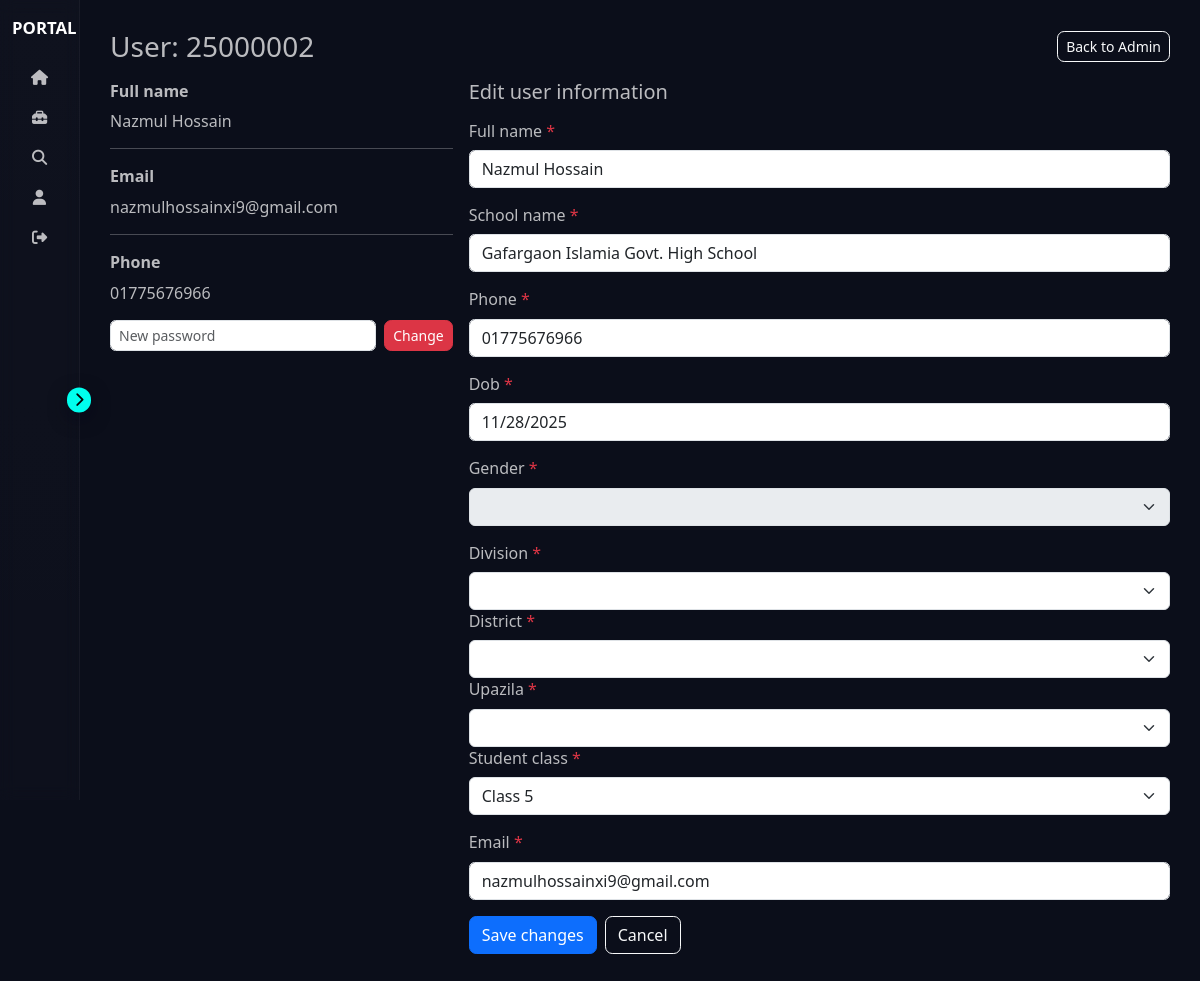
The page /profile/25000002/ (signed in) on the database its author committed.
### Registration/models.py (models this page shows, shortened)
class Student(models.Model):
    user = models.OneToOneField(
        User,
        on_delete=models.CASCADE,
        related_name="student_profile"
    )
    full_name = models.CharField(max_length=200, default="Unknown")
    school_name = models.CharField(max_length=200, default="Not Provided")
    phone = models.CharField(max_length=20, default="N/A")
    division = models.CharField(max_length=100, default="Not Selected")
    district = models.CharField(max_length=100, default="Not Selected")
    upazila = models.CharField(max_length=100, default="Not Selected")
    gender = models.CharField(max_length=20, default="Not Specified")
    student_class = models.CharField(max_length=20, default="Unknown")
    category_name = models.CharField(max_length=50, default="Unknown")
    dob = models.DateField(default=timezone.now)  # Prevent migration error
    created_at = models.DateTimeField(auto_now_add=True)
    updated_at = models.DateTimeField(auto_now=True)

### Registration/views.py (the view)
# urls.py: path("profile/<str:username>/", views.admin_profile_view, name="admin_profile"),
@login_required
def admin_profile_view(request, username):
    if not (request.user.is_staff or request.user.is_superuser):
        return HttpResponseForbidden("Admin area")
    user = get_object_or_404(User, username=username)
    student = get_object_or_404(Student, user=user)
    form = None
    if request.method == "POST":
        if "new_password" in request.POST and request.POST.get("new_password"):
            new_password = request.POST.get("new_password")
            user.set_password(new_password)
            user.save()
            messages.success(request, f"Password updated for {user.username}")
            return redirect("app:admin_profile", username=user.username)
        form = ExistingUserUpdateForm(request.POST, instance=student)
        if form.is_valid():
            try:
                with transaction.atomic():
                    user.email = form.cleaned_data.get("email", user.email)
                    user.save()
                    student = form.save(commit=False)
                    class_mapping = {
                        "3": "Primary", "4": "Primary", "5": "Primary",
                        "6": "Junior", "7": "Junior", "8": "Junior",
                        "9": "Secondary", "10": "Secondary",
                        "11": "Higher Secondary", "12": "Higher Secondary",
                    }
                    student.category_name = class_mapping.get(form.cleaned_data.get("student_class"), student.category_name)
                    student.save()
                    try:
                        year0 = active_year()
                    except Exception:
                        year0 = None
                    def update_year_model_for(year):
                        if not year:
                            return
                        try:
                            YM = get_year_model(year)
                            if not YM:
                                return
                            objs = YM.objects.filter(username=user.username)
                            for obj in objs:
                                obj.email = user.email
                                obj.school_name = student.school_name
                                if hasattr(obj, "student_id") or hasattr(obj, "student"):
                                    try:
                                        obj.student = student
                                    except Exception:
                                        pass
                                obj.save()
                        except Exception:
                            pass
                    if year0 is not None:
                        update_year_model_for(year0)
                    try:
                        if year0 is not None:
                            update_year_model_for(year0 - 1)
                    except Exception:
                        pass
                messages.success(request, f"Updated user {user.username}")
            except Exception as e:
                messages.error(request, f"Failed to update user: {e}")
                return redirect("app:admin_profile", username=user.username)
            return redirect("app:admin_profile", username=user.username)
        else:
            messages.error(request, "Form validation failed.")
    else:
        form = ExistingUserUpdateForm(instance=student)
        form.fields["email"].initial = user.email
    form.fields['division'].choices = [("", "-- Select Division --")] + [(d, d) for d in DIVISION_LIST]
    if student.division in GEOGRAPHY_DATA:
        districts = list(GEOGRAPHY_DATA[student.division].keys())
        form.fields['district'].choices = [("", "-- Select District --")] + [(d, d) for d in districts]
    if student.division in GEOGRAPHY_DATA and student.district in GEOGRAPHY_DATA[student.division]:
        upazilas = GEOGRAPHY_DATA[student.division][student.district]
        form.fields['upazila'].choices = [("", "-- Select Upazila --")] + [(u, u) for u in upazilas]
    students = Student.objects.all()
    context = {
        "years": sorted({active_year(), active_year() - 1, active_year() - 2}, reverse=True),
        "divisions": students.exclude(division="Not Selected")
                             .values_list("division", flat=True)
                             .distinct(),
        "districts": students.exclude(district="Not Selected")
                             .values_list("district", flat=True)
                             .distinct(),
        "upazilas": students.exclude(upazila="Not Selected")
                            .values_list("upazila", flat=True)
                            .distinct(),
    }
    context = {
        "target_user": user,
        "profile_info": student,
        "form": form,
        "years": sorted({active_year(), active_year() - 1, active_year() - 2}, reverse=True),
        "divisions": students.exclude(division="Not Selected")
                             .values_list("division", flat=True)
                             .distinct(),
        "districts": students.exclude(district="Not Selected")
                             .values_list("district", flat=True)
                             .distinct(),
        "upazilas": students.exclude(upazila="Not Selected")
                            .values_list("upazila", flat=True)
                            .distinct(),
    }
    return render(request, "admin/profile.html", context)

### Registration/models.py (called while the page is built)
def active_year():
    return getattr(settings, "ACTIVE_YEAR", timezone.now().year)

### Registration/templates/admin/profile.html (shortened to what this page needs)
{% extends "base.html" %}
{% block content %}
<div class="py-0">
  <div class="d-flex justify-content-between align-items-center mb-3">
    <h3 class="mb-0">User: <span class="muted">{{ target_user.username }}</span></h3>
    <div>
      <a href="{% url 'app:admin_view' %}" class="btn btn-outline-light btn-sm">Back to Admin</a>
    </div>
  </div>
  <div class="row g-3">
    <div class="col-md-4">
      <div class="glass-card card-padded mb-3">
        <div class="fw-semibold form-label">Full name</div>
        <div class="muted">{{ profile_info.full_name }}</div>
        <hr class="bg-light">
        <div class="fw-semibold form-label">Email</div>
        <div class="muted">{{ target_user.email }}</div>
        <hr class="bg-light">
        <div class="fw-semibold form-label">Phone</div>
        <div class="muted">{{ profile_info.phone }}</div>
      </div>
      <div class="glass-card card-padded">
        <form method="post" class="d-flex gap-2">
          <input name="new_password" class="form-control form-control-sm glass-input" placeholder="New password" autocomplete="new-password">
          <button class="btn btn-sm btn-danger">Change</button>
        </form>
      </div>
    </div>
    <div class="col-md-8">
      <div class="glass-card card-padded">
        <h5 class="mb-3">Edit user information</h5>
        <form method="post" novalidate>
          {% for field in form.visible_fields %}
            <div class="mb-3">
              <label class="form-label" for="{{ field.id_for_label }}">
                {{ field.label }}{% if field.field.required %} <span class="text-danger">*</span>{% endif %}
              </label>
              {% if field.name in "division,district,upazila" %}
                {{ field }}
              {% else %}
                {% if field.field.widget.attrs.class %}
                {{ field }}
              {% endif %}
            </div>
            {% endif %}
          {% endfor %}
          <div class="d-flex gap-2">
            <button class="btn btn-primary">Save changes</button>
            <a href="{% url 'app:admin_view' %}" class="btn btn-outline-light">Cancel</a>
          </div>
        </form>
      </div>
    </div>
  </div>
</div>
{% endblock %}

### static/css/base.css (style rules this page uses)
:root { --bg-900: #0b0e1a; --panel-800: rgba(255, 255, 255, 0.04); --muted: rgba(255, 255, 255, 0.72); --accent: #4d9bff; --accent-opaque: rgba(77, 155, 255, 0.12); --sp-xxs: 0.25rem; --sp-xs: 0.5rem; --sp-sm: 0.75rem; --sp-md: 1rem; --sp-lg: 1.5rem; --sp-xl: 2rem; --toggle-size: 1.55rem; --sidebar-collapsed: clamp(3rem, 9vw, 5rem); --sidebar-expanded: clamp(10rem, 15vw, 12rem); --bp-sm: 36rem; --bp-md: 48rem; --bp-lg: 62rem; --bp-xl: 75rem; font-family: "Inter", system-ui, -apple-system, "Segoe UI", Roboto, "Helvetica Neue", Arial; color-scheme: dark; }
html, body { height: 100%; }
body { margin: 0; background: var(--bg-900); color: var(--muted); font-size: 16px; line-height: 1.4; -webkit-font-smoothing: antialiased; }
.form-control { border-radius: 0.35rem; }
.btn { border-radius: 0.45rem; }

### rows shown on the page
Student: full_name "Nazmul Hossain", phone "01775676966", visible_fields "Nazmul Hossain" "Gafargaon Islamia Govt. High School" "01775676966" "11/28/2025" "Class 5"

### other values the page prints
{{ target_user.username }} "25000002"
{{ target_user.email }} "nazmulhossainxi9@gmail.com"
{{ field.label }} "Full name" "School name" "Phone" "Dob" "Gender" "Division" "District" "Upazila" "Student class" "Email"
